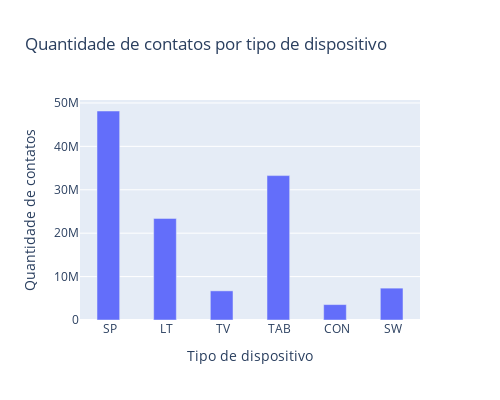

Source (notebook cell):
### Code cell
print(contacsAmount)
fig = go.Figure(data=go.Bar(x=devices, y=contacsAmount))
fig.update_layout(
    title="Quantidade de contatos por tipo de dispositivo",
    xaxis_title="Tipo de dispositivo",
    yaxis_title="Quantidade de contatos",
    bargap=0.6,
    width=500, height=400
)

### Figure 1 — Plotly figure (JSON) as saved in the notebook; plotly's stock layout.template omitted (floating-point values rounded to 4 significant figures)
{"data": [{"type": "bar", "x": [" SP", " LT", " TV", " TAB", " CON", " SW"], "y": [48148136, 23405444, 6714040, 33264906, 3550298, 7339880]}], "layout": {"bargap": 0.6, "height": 400, "title": {"text": "Quantidade de contatos por tipo de dispositivo"}, "width": 500, "xaxis": {"title": {"text": "Tipo de dispositivo"}}, "yaxis": {"title": {"text": "Quantidade de contatos"}}}}
